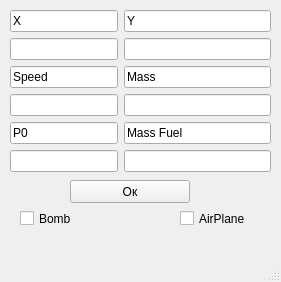
<?xml version="1.0" encoding="UTF-8"?>
<ui version="4.0">
 <class>MainWindow</class>
 <widget class="QMainWindow" name="MainWindow">
  <property name="geometry">
   <rect>
    <x>0</x>
    <y>0</y>
    <width>281</width>
    <height>282</height>
   </rect>
  </property>
  <property name="windowTitle">
   <string>MainWindow</string>
  </property>
  <widget class="QWidget" name="centralwidget">
   <widget class="QWidget" name="formLayoutWidget">
    <property name="geometry">
     <rect>
      <x>10</x>
      <y>10</y>
      <width>261</width>
      <height>181</height>
     </rect>
    </property>
    <layout class="QFormLayout" name="Layout">
     <item row="0" column="0">
      <widget class="QLineEdit" name="lineEdit">
       <property name="text">
        <string>X</string>
       </property>
       <property name="readOnly">
        <bool>true</bool>
       </property>
      </widget>
     </item>
     <item row="0" column="1">
      <widget class="QLineEdit" name="lineEdit_2">
       <property name="text">
        <string>Y</string>
       </property>
       <property name="readOnly">
        <bool>true</bool>
       </property>
      </widget>
     </item>
     <item row="1" column="0">
      <widget class="QLineEdit" name="PozitionX"/>
     </item>
     <item row="1" column="1">
      <widget class="QLineEdit" name="PozitionY"/>
     </item>
     <item row="2" column="0">
      <widget class="QLineEdit" name="lineEdit_3">
       <property name="text">
        <string>Speed</string>
       </property>
       <property name="readOnly">
        <bool>true</bool>
       </property>
      </widget>
     </item>
     <item row="2" column="1">
      <widget class="QLineEdit" name="lineEdit_4">
       <property name="text">
        <string>Mass</string>
       </property>
       <property name="readOnly">
        <bool>true</bool>
       </property>
      </widget>
     </item>
     <item row="3" column="0">
      <widget class="QLineEdit" name="Speed"/>
     </item>
     <item row="3" column="1">
      <widget class="QLineEdit" name="Mass"/>
     </item>
     <item row="4" column="0">
      <widget class="QLineEdit" name="lineEdit_5">
       <property name="text">
        <string>P0</string>
       </property>
       <property name="readOnly">
        <bool>true</bool>
       </property>
      </widget>
     </item>
     <item row="4" column="1">
      <widget class="QLineEdit" name="lineEdit_6">
       <property name="text">
        <string>Mass Fuel</string>
       </property>
       <property name="dragEnabled">
        <bool>false</bool>
       </property>
       <property name="readOnly">
        <bool>true</bool>
       </property>
       <property name="clearButtonEnabled">
        <bool>false</bool>
       </property>
      </widget>
     </item>
     <item row="5" column="0">
      <widget class="QLineEdit" name="P0"/>
     </item>
     <item row="5" column="1">
      <widget class="QLineEdit" name="MassFuel"/>
     </item>
    </layout>
   </widget>
   <widget class="QPushButton" name="GetInfo">
    <property name="geometry">
     <rect>
      <x>70</x>
      <y>180</y>
      <width>120</width>
      <height>23</height>
     </rect>
    </property>
    <property name="text">
     <string>Ок</string>
    </property>
   </widget>
   <widget class="QCheckBox" name="checkBox">
    <property name="geometry">
     <rect>
      <x>20</x>
      <y>210</y>
      <width>70</width>
      <height>17</height>
     </rect>
    </property>
    <property name="text">
     <string>Bomb</string>
    </property>
    <property name="autoExclusive">
     <bool>true</bool>
    </property>
   </widget>
   <widget class="QCheckBox" name="checkBox_2">
    <property name="geometry">
     <rect>
      <x>180</x>
      <y>210</y>
      <width>70</width>
      <height>17</height>
     </rect>
    </property>
    <property name="text">
     <string>AirPlane</string>
    </property>
    <property name="autoExclusive">
     <bool>true</bool>
    </property>
   </widget>
  </widget>
  <widget class="QMenuBar" name="menubar">
   <property name="geometry">
    <rect>
     <x>0</x>
     <y>0</y>
     <width>281</width>
     <height>21</height>
    </rect>
   </property>
  </widget>
  <widget class="QStatusBar" name="statusbar"/>
 </widget>
 <resources/>
 <connections/>
</ui>
